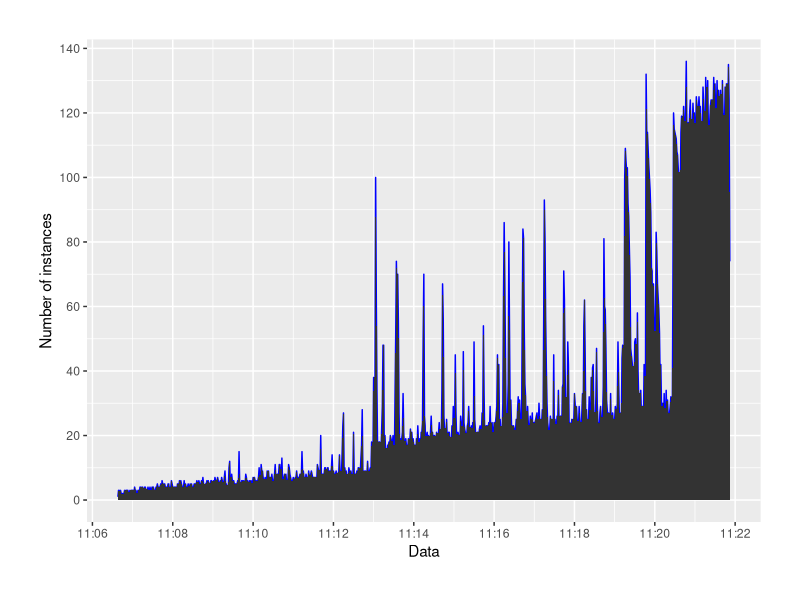

Write the R code that produced this figure.
library("ggplot2")
library("scales")

png(filename="hosts.png", width=640, height=480)

dat = read.csv("hosts_aws.csv")
dat$time = as.POSIXct(dat$time, format = "%Y-%m-%dT%H:%M:%SZ")

ggplot(data=dat, aes(x=time, y=count, group=1)) +
geom_line(colour="blue", size=0.5) +
   scale_x_datetime(labels = date_format("%H:%M"), breaks = pretty_breaks(n=10)) +
   scale_y_continuous(breaks=pretty_breaks(n=10)) +
   theme(plot.margin = unit(c(1,1,1,1), "cm")) +
   labs(x="Data") +
   labs(y="Number of instances") +
   geom_area(aes(y=count))
